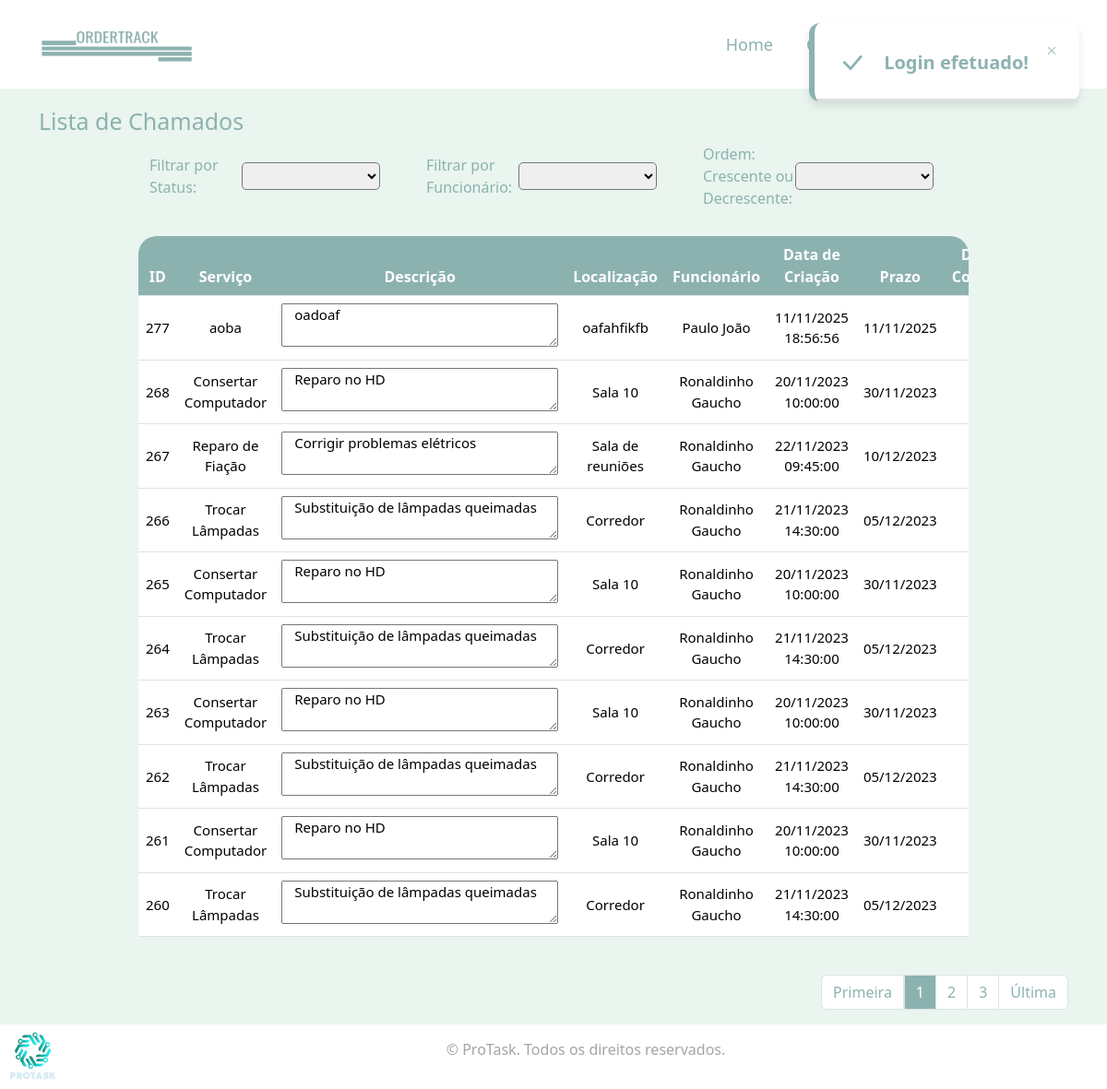
The page /src/pages/lista_chamados.php (signed in) on the database its author committed.
### tables this page shows
CREATE TABLE `rel` (
  `ID_REL` int(5) NOT NULL,
  `FK_FUNCIONARIO` int(5) DEFAULT NULL,
  `FK_ORDEM` int(5) DEFAULT NULL,
  `FK_HISTORICO` int(5) DEFAULT NULL
);

CREATE TABLE `ordem` (
  `ID_ORDEM` int(5) NOT NULL,
  `SERVICO` varchar(200) DEFAULT NULL,
  `ITEM` varchar(200) DEFAULT NULL,
  `LOCALIZACAO` varchar(200) DEFAULT NULL,
  `PRAZO` date DEFAULT NULL,
  `PRIORIDADE` varchar(200) DEFAULT NULL,
  `STATUS` enum('PENDENTE','EM ANDAMENTO','CONCLUIDO','CANCELADO') DEFAULT NULL,
  `NUMERO_OS` varchar(10) DEFAULT NULL,
  `FOTO` longblob DEFAULT NULL,
  `CRIADO` datetime DEFAULT NULL
);

CREATE TABLE `funcionarios` (
  `ID_FUNCIONARIO` int(5) NOT NULL,
  `NOME_FUNCIONARIO` varchar(100) NOT NULL,
  `SOBRENOME_FUNCIONARIO` varchar(200) NOT NULL,
  `USUARIO_FUNCIONARIO` varchar(200) DEFAULT NULL,
  `SENHA_FUNCIONARIO` varchar(250) DEFAULT NULL,
  `IMAGEM_FUNCIONARIO` longblob DEFAULT NULL,
  `STATUS_FUNCIONARIO` enum('ATIVO','INATIVO') DEFAULT NULL
);

### src/pages/lista_chamados.php (the view, shortened to what this page needs)
<?php
    include_once('../../conection.php');
?>
<!DOCTYPE html>
<html lang="en">
<head>
    <link href="../styles/bootstrap/dist/css/bootstrap.min.css" rel="stylesheet">
    <link href="https://cdn.jsdelivr.net/npm/bootstrap@5.3.1/dist/css/bootstrap.min.css" rel="stylesheet">
    <link rel="stylesheet" href="https://cdn.jsdelivr.net/npm/bootstrap-icons@1.11.1/font/bootstrap-icons.css">
    <link rel="stylesheet" href="../styles/lista_chamados/style.css">
</head>
<body>
    <nav class="navbar navbar-expand-lg ">
        <div class="container">
            <a class="navbar-brand" href="./menu.php">
                <img src="../../assets/images/logo.png" id="logo" alt="Logo" width="30" height="30">
            </a>
            <div class="collapse navbar-collapse justify-content-end header" id="navbarNav">
                <ul class="navbar-nav">
                    <li class="nav-item">
                        <a class="nav-link linkss" href="../../index.php">Home</a>
                    </li>
                    <li class="nav-item dropdown linkss">
                        <a class="nav-link dropdown-toggle" href="#" id="chamadosDropdown" role="button" data-toggle="dropdown" aria-haspopup="true" aria-expanded="false">
                        </a>
                    </li>
                    <li class="nav-item dropdown linkss">
                        <a class="nav-link dropdown-toggle" href="#" id="funcionariosDropdown" role="button" data-toggle="dropdown" aria-haspopup="true" aria-expanded="false">
                        </a>
                    </li>
                </ul>
            </div>
        </div>
    </nav>
    <?php
    if (isset($_SESSION['msg'])) {
        echo $_SESSION['msg'];
    }
    ?>
    <div class="titulo container">
        <h1>Lista de Chamados</h1>
    </div>
    <div class="tabela">
        <div class="cont_table">
            <div class="row colunas" style="margin: 0px;">
            <?php
                $filters = "
                <div class='dfiltros col-xl-2 row'>
                <div class='filtro1 col'>
                    <label class='label_filtro'>Filtrar por Status:</label>
                    <select id='statusFilter' name='status'
                     onchange='applyStatusFilter()'>
                        <option id='selecionado_option1'></option>
                        <option value='TODOS'>Todos</option>
                        <option value='EM ANDAMENTO'>Em andamento</option>
                        <option value='CONCLUIDO'>Concluído</option>
                        <option value='PENDENTE'>Pendente</option>
                        <option value='CANCELADO'>CANCELADO</option>
                    </select>
                </div>
                <div class='filtro2 col'>
                    <label class='filtroLabelFuncionarios'>Filtrar por Funcionário:</label>
                    <select id='statusFilter2' name='funcionario' onchange='applyStatusFilter()'>
                        <option id='selecionado_option2'></option>
                        <option value='TODOS'>TODOS</option>
                        ";
                        $resultados_funcionarios = "SELECT * FROM funcionarios";
                        $query_funcionarios = mysqli_query($conn, $resultados_funcionarios);
                        while($row_funcionarios = mysqli_fetch_assoc($query_funcionarios)){
                            $funcionarios = $row_funcionarios['NOME_FUNCIONARIO'];
                            $sobrenome = $row_funcionarios['SOBRENOME_FUNCIONARIO'];
                            $filters .= "<option value='$funcionarios $sobrenome' name='funcionario'>$funcionarios $sobrenome</option>";
                        };
                        $filters .= "
                    </select>
                </div>
                <div class='filtro3 col'>
                    <label class='filtroLabelOrdem'>Ordem: Crescente ou Decrescente:</label>
                    <select id='statusFilter3' name='ordem' onchange='applyStatusFilter()'>
                        <option id='selecionado_option3'></option>
                        <option value='Decrescente'>Decrescente</option>
                        <option value='Crescente'>Crescente</option>
                    </select>
                </div>
            </div>
                ";
            echo $filters;
            $pagina_atual = filter_input(INPUT_GET, 'pagina', FILTER_SANITIZE_NUMBER_INT);
            $pagina = (!empty($pagina_atual)) ? $pagina_atual : 1;
            $qnt_result_pg = 10;
            $inicio = ($qnt_result_pg * $pagina) - $qnt_result_pg;
            if (isset($_GET['ordem']) && !empty($_GET['ordem'])) {
                $ordem_get = $_GET['ordem'];
                if ($ordem_get == 'Decrescente') {
                    $ordem = 'DESC';
                } else if ($ordem_get == 'Crescente') {
                    $ordem = 'ASC';
                }
            } else {
                $ordem_get = 'Decrescente';
                $ordem = 'DESC';
            }
            if ((isset($_GET['status']) && !empty($_GET['status']) and $_GET['status'] == 'TODOS') and (isset($_GET['funcionario']) && !empty($_GET['funcionario']) and $_GET['funcionario'] == 'TODOS')) {
                $result_usuario = "SELECT * FROM ordem INNER JOIN rel ON ID_ORDEM = FK_ORDEM INNER JOIN historico_ordem ON rel.FK_HISTORICO = historico_ordem.ID_HISTORICO  INNER JOIN funcionarios ON FK_FUNCIONARIO = ID_FUNCIONARIO ORDER BY ID_ORDEM $ordem LIMIT $inicio, $qnt_result_pg";
            } else {
                $result_usuario = "SELECT * FROM ordem INNER JOIN rel ON ID_ORDEM = FK_ORDEM INNER JOIN historico_ordem ON rel.FK_HISTORICO = historico_ordem.ID_HISTORICO INNER JOIN funcionarios ON rel.FK_FUNCIONARIO = funcionarios.ID_FUNCIONARIO ORDER BY ID_ORDEM $ordem LIMIT $inicio, $qnt_result_pg";
            }
            $resultado_usuario = mysqli_query($conn, $result_usuario);
            $dados = "
                        <div class='table-responsive  col-md-9'>
                            <table class='table  text-center' >
                                <thead class='th-heads'>
                                    <tr>
                                        <th style='background-color: #8CB2B0; color: #fff;' scope='col'>ID</th>
                                        <th style='background-color: #8CB2B0; color: #fff;'  scope='col'>Serviço</th>
                                        <th style='background-color: #8CB2B0; color: #fff;'  scope='col'>Descrição</th>
                                        <th style='background-color: #8CB2B0; color: #fff;'  scope='col'>Localização</th>
                                        <th style='background-color: #8CB2B0; color: #fff;'  scope='col'>Funcionário</th>
                                        <th style='background-color: #8CB2B0; color: #fff;'  scope='col'>Data de Criação</th>
                                        <th style='background-color: #8CB2B0; color: #fff;'  scope='col'>Prazo</th>
                                        <th style='background-color: #8CB2B0; color: #fff;'  scope='col'>Data de Conclusão</th>
                                        <th style='background-color: #8CB2B0; color: #fff;'  scope='col'>Prioridade</th>
                                        <th style='background-color: #8CB2B0; color: #fff;'  scope='col'>Status</th>
                                        <th style='background-color: #8CB2B0; color: #fff;'  scope='col'></th>
                                    </tr>
                                </thead>
                                <tbody>
            ";
            while ($row_usuario = mysqli_fetch_assoc($resultado_usuario)) {
                $id = $row_usuario['ID_ORDEM'];
                $servico  = $row_usuario['SERVICO'];
                $item = $row_usuario['ITEM'];
                $localizacao = $row_usuario['LOCALIZACAO'];
                $funcionario = $row_usuario['NOME_FUNCIONARIO'];
                $sobrenome_funcionario = $row_usuario['SOBRENOME_FUNCIONARIO'];
                $urgencia =  $row_usuario['PRIORIDADE'];
                $status = $row_usuario['STATUS'];
                $datetime = $row_usuario['CRIADO'];
                $datehora = new DateTime($datetime);
                $data = $datehora->format("d/m/Y H:i:s");
                $prazo = $row_usuario['PRAZO'];
                $datehora_prazo = new DateTime($prazo);
                $data_prazo = $datehora_prazo->format("d/m/Y");
                $data_conclusao = $row_usuario['DATA_FINALIZACAO'];
                if ($data_conclusao == null) {
                    $data_finalizacao = ' ';
                } else {
                    $dataconclusao = new DateTime($data_conclusao);
                    $data_finalizacao = $dataconclusao->format("d/m/Y H:i:s");
                }
                $dados .= "
                            <tr class='tr-dados' style='font-size: 15px; text-align: center;'>
                                <td>$id</td>
                                <td>$servico</td>
                                <td><textarea readonly style='width: 300px; padding-left: 13px;  textarea::-webkit-scrollbar {
                                    width: 12px; }'>$item</textarea></td>
                                <td>$localizacao</td>
                                <td>$funcionario $sobrenome_funcionario</td>
                                <td>$data</td>
                                <td>$data_prazo</td>
                                <td>$data_finalizacao</td>
                                <td>$urgencia</td>
                        ";
                if ($status == "PENDENTE") {
                    $dados .= "<td style='color: #FA9D4A;'>$status</td>";
                } elseif ($status == "CONCLUIDO") {
                    $dados .= "<td style='color: green;'>$status</td>";
                } elseif ($status == "EM ANDAMENTO") {
                    $dados .= "<td style='color: #FFD929;'>$status</td>";
                } elseif ($status == "CANCELADO") {
                    $dados .= "<td style='color: red; '>$status</td>";
                }
                if ($status != 'CANCELADO') {
                    $dados .= " <td>
                                      <a class='dropdown-item' href='editar_chamado.php?id=$id'>
                                      </a>
                                      <a class='dropdown-item' href='../../src/api/controller/cancelar_chamado_lista.php?id=$id'>
                                      </a>
                              </td>
                          </tr>";
                }
            }
            $dados .= "
                                    </tbody>
                                </table>
                            </div>
                        </div>
            ";
            echo $dados;
            if ((isset($_GET['status']) && !empty($_GET['status']) and $_GET['status'] == 'TODOS') and (isset($_GET['funcionnario']) && !empty($_GET['funcionario']) and $_GET['funcionario'] == 'TODOS')) {
                $result_pg = "SELECT COUNT(ID_ORDEM) AS num_result FROM ordem";
            } else {
                $result_pg = "SELECT COUNT(ID_ORDEM) AS num_result FROM ordem INNER JOIN rel ON ID_ORDEM = FK_ORDEM INNER JOIN historico_ordem ON rel.FK_HISTORICO = historico_ordem.ID_HISTORICO  INNER JOIN funcionarios ON FK_FUNCIONARIO = ID_FUNCIONARIO";
            }
            $resultado_pg = mysqli_query($conn, $result_pg);
            $row_pg = mysqli_fetch_assoc($resultado_pg);
            $quantidade_pg = ceil($row_pg['num_result'] / $qnt_result_pg);
            $max_links = 2;
        $paginacao = "
                    <div class='container d-flex justify-content-end div-pag' style='margin-top: 25px; margin-bootom: 25px; '>
                      <nav aria-label='Page navigation example'>
                      <ul class='pagination'>
        ";
            if ((isset($_GET['status']) && !empty($_GET['status']) && $_GET['status'] == 'TODOS') and (isset($_GET['funcionario']) && !empty($_GET['funcionario']) && $_GET['funcionario'] == 'TODOS')) {
                $status_get = $_GET['status'];
                $funcionario_get = $_GET['funcionario'];
                if($quantidade_pg > 1){
                    $paginacao .= "<li class='page-item'><a class='page-link' href='lista_chamados.php?pagina=1&status=$status_get&funcionario=$funcionario_get&ordem=$ordem_get'>Primeira</a></li>";
                }else {
                    $paginacao .= "<li class='page-item page-link pag_disable_primeira'>Primeira</li>";
                }
                for ($pag_ant = $pagina - $max_links; $pag_ant <= $pagina - 1; $pag_ant++) {
                    if ($pag_ant >= 1) {
                        $paginacao .= "<li class='page-item'><a class='page-link' href='lista_chamados.php?pagina=$pag_ant&status=$status_get&funcionario=$funcionario_get&ordem=$ordem_get'> $pag_ant </a></li>";
                    }
                }
                $paginacao .= "<li class='page-item page-link' style='background-color: #8CB2B0; color: #fff'>$pagina</li>";
                for ($pag_dep = $pagina + 1; $pag_dep <= $pagina + $max_links; $pag_dep++) {
                    if ($pag_dep <= $quantidade_pg) {
                        $paginacao .= "<li class='page-item'><a  class='page-link' href='lista_chamados.php?pagina=$pag_dep&status=$status_get&funcionario=$funcionario_get&ordem=$ordem_get'> $pag_dep </a></li>";
                    }
                }
                if($quantidade_pg > 1){
                    $paginacao .= "<li class='page-item'><a class='page-link' href= 'lista_chamados.php?pagina=$quantidade_pg&status=$status_get&funcionario=$funcionario_get&ordem=$ordem_get'>  Última</a></li>";
                }else {
                    $paginacao .= "<li class='page-item page-link pag_disable_ultima'>Última</li>";
                }
                $paginacao .= "</ul></nav></div>";
            } else {
                if($quantidade_pg > 1){
                    $paginacao .= "<li class='page-item'><a class='page-link' href='lista_chamados.php?pagina=1&ordem=$ordem_get'>Primeira</a></li>";
                }else{
                    $paginacao .= "<li class='page-item page-link pag_disable_primeira'>Primeira</li>";
                }
                $paginacao .= "<li class='page-item page-link' style='background-color: #8CB2B0; color: #fff'>$pagina</li>";
                for ($pag_dep = $pagina + 1; $pag_dep <= $pagina + $max_links; $pag_dep++) {
                    if ($pag_dep <= $quantidade_pg) {
                        $paginacao .= "<li class='page-item'><a  class='page-link' href='lista_chamados.php?pagina=$pag_dep&ordem=$ordem_get'> $pag_dep </a></li>";
                    }
                }
                if($quantidade_pg > 1){
                    $paginacao .= "<li class='page-item'><a class='page-link' href= 'lista_chamados.php?pagina=$quantidade_pg&ordem=$ordem_get'>  Última</a></li>";
                }else{
                    $paginacao .= "<li class='page-item page-link pag_disable_ultima'>Última</li>";
                }
                $paginacao .= "</ul></nav></div></div>";
            }
            echo $paginacao;
            ?>
        </div>
    <footer class="footer">
        <div>
            <img id="logo_equipe" src="../../assets/images/logo_equipe.png" alt="">
        </div>
        <div class="container">
            <p class="d-flex justify-content-center align-items-center">© ProTask. Todos os direitos reservados.</p>
        </div>
    </footer>
</body>
</html>

### rows shown on the page
rel: FK_ORDEM.ID_ORDEM "277", FK_ORDEM.SERVICO "aoba", FK_ORDEM.ITEM "oadoaf", FK_ORDEM.LOCALIZACAO "oafahfikfb", FK_FUNCIONARIO.NOME_FUNCIONARIO "Paulo", FK_FUNCIONARIO.SOBRENOME_FUNCIONARIO "João", FK_ORDEM.CRIADO "11/11/2025 18:56:56", FK_ORDEM.PRAZO "11/11/2025"
rel: FK_ORDEM.ID_ORDEM "268", FK_ORDEM.SERVICO "Consertar Computador", FK_ORDEM.ITEM "Reparo no HD", FK_ORDEM.LOCALIZACAO "Sala 10", FK_FUNCIONARIO.NOME_FUNCIONARIO "Ronaldinho", FK_FUNCIONARIO.SOBRENOME_FUNCIONARIO "Gaucho", FK_ORDEM.CRIADO "20/11/2023 10:00:00", FK_ORDEM.PRAZO "30/11/2023"
rel: FK_ORDEM.ID_ORDEM "267", FK_ORDEM.SERVICO "Reparo de Fiação", FK_ORDEM.ITEM "Corrigir problemas elétricos", FK_ORDEM.LOCALIZACAO "Sala de reuniões", FK_FUNCIONARIO.NOME_FUNCIONARIO "Ronaldinho", FK_FUNCIONARIO.SOBRENOME_FUNCIONARIO "Gaucho", FK_ORDEM.CRIADO "22/11/2023 09:45:00", FK_ORDEM.PRAZO "10/12/2023"
rel: FK_ORDEM.ID_ORDEM "266", FK_ORDEM.SERVICO "Trocar Lâmpadas", FK_ORDEM.ITEM "Substituição de lâmpadas queimadas", FK_ORDEM.LOCALIZACAO "Corredor", FK_FUNCIONARIO.NOME_FUNCIONARIO "Ronaldinho", FK_FUNCIONARIO.SOBRENOME_FUNCIONARIO "Gaucho", FK_ORDEM.CRIADO "21/11/2023 14:30:00", FK_ORDEM.PRAZO "05/12/2023"
rel: FK_ORDEM.ID_ORDEM "265", FK_ORDEM.SERVICO "Consertar Computador", FK_ORDEM.ITEM "Reparo no HD", FK_ORDEM.LOCALIZACAO "Sala 10", FK_FUNCIONARIO.NOME_FUNCIONARIO "Ronaldinho", FK_FUNCIONARIO.SOBRENOME_FUNCIONARIO "Gaucho", FK_ORDEM.CRIADO "20/11/2023 10:00:00", FK_ORDEM.PRAZO "30/11/2023"
rel: FK_ORDEM.ID_ORDEM "264", FK_ORDEM.SERVICO "Trocar Lâmpadas", FK_ORDEM.ITEM "Substituição de lâmpadas queimadas", FK_ORDEM.LOCALIZACAO "Corredor", FK_FUNCIONARIO.NOME_FUNCIONARIO "Ronaldinho", FK_FUNCIONARIO.SOBRENOME_FUNCIONARIO "Gaucho", FK_ORDEM.CRIADO "21/11/2023 14:30:00", FK_ORDEM.PRAZO "05/12/2023"
rel: FK_ORDEM.ID_ORDEM "263", FK_ORDEM.SERVICO "Consertar Computador", FK_ORDEM.ITEM "Reparo no HD", FK_ORDEM.LOCALIZACAO "Sala 10", FK_FUNCIONARIO.NOME_FUNCIONARIO "Ronaldinho", FK_FUNCIONARIO.SOBRENOME_FUNCIONARIO "Gaucho", FK_ORDEM.CRIADO "20/11/2023 10:00:00", FK_ORDEM.PRAZO "30/11/2023"
rel: FK_ORDEM.ID_ORDEM "262", FK_ORDEM.SERVICO "Trocar Lâmpadas", FK_ORDEM.ITEM "Substituição de lâmpadas queimadas", FK_ORDEM.LOCALIZACAO "Corredor", FK_FUNCIONARIO.NOME_FUNCIONARIO "Ronaldinho", FK_FUNCIONARIO.SOBRENOME_FUNCIONARIO "Gaucho", FK_ORDEM.CRIADO "21/11/2023 14:30:00", FK_ORDEM.PRAZO "05/12/2023"
rel: FK_ORDEM.ID_ORDEM "261", FK_ORDEM.SERVICO "Consertar Computador", FK_ORDEM.ITEM "Reparo no HD", FK_ORDEM.LOCALIZACAO "Sala 10", FK_FUNCIONARIO.NOME_FUNCIONARIO "Ronaldinho", FK_FUNCIONARIO.SOBRENOME_FUNCIONARIO "Gaucho", FK_ORDEM.CRIADO "20/11/2023 10:00:00", FK_ORDEM.PRAZO "30/11/2023"
rel: FK_ORDEM.ID_ORDEM "260", FK_ORDEM.SERVICO "Trocar Lâmpadas", FK_ORDEM.ITEM "Substituição de lâmpadas queimadas", FK_ORDEM.LOCALIZACAO "Corredor", FK_FUNCIONARIO.NOME_FUNCIONARIO "Ronaldinho", FK_FUNCIONARIO.SOBRENOME_FUNCIONARIO "Gaucho", FK_ORDEM.CRIADO "21/11/2023 14:30:00", FK_ORDEM.PRAZO "05/12/2023"

### other values the page prints
$_SESSION['msg'] "Login efetuado!"
$pagina "1"
